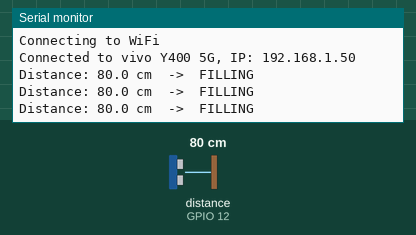
Recording of a sketch running on a simulated ESP8266 (NodeMCU). On the bench: the last lines printed to the serial monitor. Wiring (inferred from the names in the program): ultrasonic range finder: trigger GPIO 14; echo GPIO 12. The test bench sets the inputs (shaded band); at power-on: distance to the obstacle (sensor on GPIO 12) 80 cm. The echo pulse lasts 58.3 µs per cm; WiFi joins after 1.5 s; servers stay silent unless stated; uploads are accepted with an empty reply.

Above: at 2.7 s.
2.8 s: distance to the obstacle (sensor on GPIO 12) set to 12 cm
At 3.4 s:
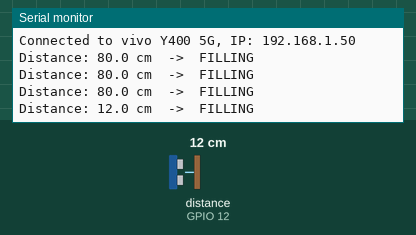
4.3 s: distance to the obstacle (sensor on GPIO 12) set to 9 cm
At 4.9 s:
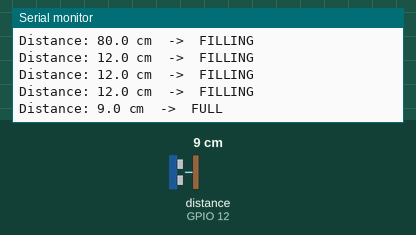

The sketch:

dustbin_monitor.ino
```cpp
// Dustbin monitor - ESP8266 NodeMCU
// HC-SR04: VCC -> Vin (5V), GND -> GND, Trig -> D5, Echo -> D6 through 1k/2k divider
// Bin full: complaint sent to Sanitation

#include <ESP8266WiFi.h>
#include <ESP8266WiFiMulti.h>
#include <ESP8266HTTPClient.h>
#include <WiFiClient.h>
#include <WiFiClientSecure.h>


// ---------- EDIT THESE ----------
const char* WIFI_SSID_1     = "vivo Y400 5G";
const char* WIFI_PASSWORD_1 = "12345678";
const char* WIFI_SSID_2     = "FRIEND_HOTSPOT_NAME";
const char* WIFI_PASSWORD_2 = "FRIEND_HOTSPOT_PASSWORD";

// Without deploying: http://<IP printed by the server>:5000/api/device/report
// After deploying:   https://<your-app-name>.onrender.com/api/device/report
const char* SERVER_URL = "https://community-outreach-gtfh.onrender.com/api/device/report";

const char* DEVICE_ID  = "HA-BIN-01";   // must match a device in the database (see npm run seed output)
const char* DEVICE_KEY = "key-ha-bin-01";
// --------------------------------

#define TRIG_PIN 14   // GPIO14 = pin D5 on a NodeMCU
#define ECHO_PIN 12   // GPIO12 = pin D6 on a NodeMCU

const float FULL_THRESHOLD_CM = 10.0;  // garbage closer than this to the sensor = full
const float RESET_MARGIN_CM   = 3.0;  // must drop below threshold + margin to count as emptied
const int   CONFIRM_READINGS  = 3;    // consecutive readings needed (ignores a hand or a falling bag)

bool binFull = false;
int fullCount = 0;
int emptyCount = 0;

ESP8266WiFiMulti wifiMulti;

void connectWiFi() {
  Serial.print("Connecting to WiFi");
  unsigned long start = millis();
  while (wifiMulti.run() != WL_CONNECTED && millis() - start < 20000) {
    delay(500);
    Serial.print(".");
  }
  if (WiFi.status() == WL_CONNECTED) {
    Serial.print("\nConnected to ");
    Serial.print(WiFi.SSID());
    Serial.print(", IP: ");
    Serial.println(WiFi.localIP());
  } else {
    Serial.println("\nWiFi not connected - sensing still running");
  }
}

// Sends one report to the website. Returns true once the server has it.
// The server keeps one open complaint per device, so repeats never create duplicate tickets.
bool sendReport(const String& reading) {
  if (WiFi.status() != WL_CONNECTED) connectWiFi();
  if (WiFi.status() != WL_CONNECTED) {
    Serial.println("No WiFi - will retry");
    return false;
  }

  String body = String("{\"deviceId\":\"") + DEVICE_ID + "\",\"apiKey\":\"" + DEVICE_KEY +
                "\",\"reading\":\"" + reading + "\"}";
  bool https = String(SERVER_URL).startsWith("https");

  for (int attempt = 1; attempt <= 3; attempt++) {
    WiFiClient plain;
    WiFiClientSecure secure;
    secure.setInsecure();      // deployed (https) server: encrypted, certificate not checked
    HTTPClient http;
    http.setTimeout(20000);    // free deployed servers can take time to wake up
    if (https) http.begin(secure, SERVER_URL);
    else       http.begin(plain, SERVER_URL);
    http.addHeader("Content-Type", "application/json");

    int code = http.POST(body);
    String reply = code > 0 ? http.getString() : http.errorToString(code);
    http.end();
    Serial.printf("Report attempt %d: HTTP %d %s\n", attempt, code, reply.c_str());

    if (code == 200 || code == 201) return true;
    if (code == 400 || code == 401) return false;  // wrong DEVICE_ID / DEVICE_KEY: fix the sketch
    delay(3000);
  }
  return false;
}

// Keeps retrying a failed report every 30 s until it gets through
bool reportPending = false;
String pendingReading;
unsigned long lastAttempt = 0;

void queueReport(const String& reading) {
  reportPending = true;
  pendingReading = reading;
  lastAttempt = millis() - 30000;  // try immediately
}

void handleReport() {
  if (reportPending && millis() - lastAttempt >= 30000) {
    lastAttempt = millis();
    if (sendReport(pendingReading)) reportPending = false;
  }
}

float readDistanceCm() {
  digitalWrite(TRIG_PIN, LOW);
  delayMicroseconds(2);
  digitalWrite(TRIG_PIN, HIGH);
  delayMicroseconds(10);
  digitalWrite(TRIG_PIN, LOW);
  unsigned long duration = pulseIn(ECHO_PIN, HIGH, 30000);
  if (duration == 0) return -1;
  return duration * 0.0343 / 2;
}

void setup() {
  Serial.begin(115200);
  pinMode(TRIG_PIN, OUTPUT);
  pinMode(ECHO_PIN, INPUT);
  digitalWrite(TRIG_PIN, LOW);

  WiFi.mode(WIFI_STA);
  wifiMulti.addAP(WIFI_SSID_1, WIFI_PASSWORD_1);
  wifiMulti.addAP(WIFI_SSID_2, WIFI_PASSWORD_2);
  connectWiFi();
}

void loop() {
  float d = readDistanceCm();

  if (d < 0) {
    Serial.println("No echo - check wiring");
  } else {
    Serial.print("Distance: ");
    Serial.print(d, 1);
    Serial.print(" cm  ->  ");
    Serial.println(d < FULL_THRESHOLD_CM ? "FULL" : "FILLING");

    if (d < FULL_THRESHOLD_CM) { fullCount++; emptyCount = 0; }
    else if (d > FULL_THRESHOLD_CM + RESET_MARGIN_CM) { emptyCount++; fullCount = 0; }

    if (!binFull && fullCount >= CONFIRM_READINGS) {
      binFull = true;
      Serial.println("BIN FULL - reporting");
      queueReport(String(d, 1) + " cm");
    } else if (binFull && emptyCount >= CONFIRM_READINGS) {
      binFull = false;
      Serial.println("Bin emptied - ready for next report");
    }
  }

  handleReport();
  delay(500);
}
```

Measured:
- the behaviour switches between 11 and 10 cm on distance to the obstacle (sensor on GPIO 12) (found by bisection; images 1 and 2)
- after the input at 2.8 s, the serial monitor: prints a new line after 0.22 s (image 1)
- after the input at 4.3 s, the serial monitor: prints a new line after 0.23 s (image 2)
